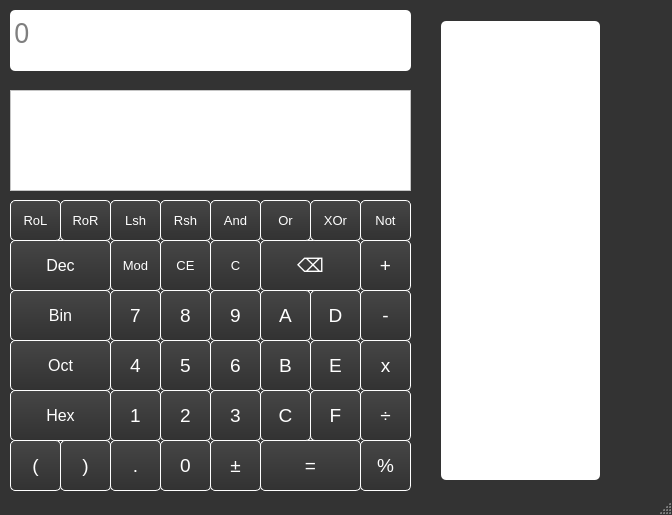
<?xml version="1.0" encoding="UTF-8"?>
<ui version="4.0">
 <class>MainWindow</class>
 <widget class="QMainWindow" name="MainWindow">
  <property name="geometry">
   <rect>
    <x>0</x>
    <y>0</y>
    <width>672</width>
    <height>515</height>
   </rect>
  </property>
  <property name="minimumSize">
   <size>
    <width>420</width>
    <height>515</height>
   </size>
  </property>
  <property name="maximumSize">
   <size>
    <width>16777215</width>
    <height>16777215</height>
   </size>
  </property>
  <property name="font">
   <font>
    <weight>50</weight>
    <bold>false</bold>
   </font>
  </property>
  <property name="cursor">
   <cursorShape>PointingHandCursor</cursorShape>
  </property>
  <property name="windowTitle">
   <string>MainWindow</string>
  </property>
  <property name="windowOpacity">
   <double>1.000000000000000</double>
  </property>
  <property name="autoFillBackground">
   <bool>false</bool>
  </property>
  <property name="styleSheet">
   <string notr="true">QMainWindow#MainWindow{
background-color:#333333;
}

</string>
  </property>
  <widget class="QWidget" name="centralWidget">
   <widget class="QTextBrowser" name="textBrowser">
    <property name="geometry">
     <rect>
      <x>10</x>
      <y>90</y>
      <width>401</width>
      <height>101</height>
     </rect>
    </property>
    <property name="styleSheet">
     <string notr="true">background-color: white;
</string>
    </property>
    <property name="placeholderText">
     <string comment="0" extracomment="0"/>
    </property>
   </widget>
   <widget class="QPushButton" name="Bt_3">
    <property name="geometry">
     <rect>
      <x>210</x>
      <y>390</y>
      <width>51</width>
      <height>51</height>
     </rect>
    </property>
    <property name="mouseTracking">
     <bool>false</bool>
    </property>
    <property name="styleSheet">
     <string notr="true">QPushButton:hover{
background-color:#838383;
}

QPushButton:pressed{
background-color:#383838;
}

QPushButton{
background-color: qlineargradient(spread:pad, x1:0, y1:0, x2:0, y2:1,   stop:0 #464646, stop:1 #323232);
border:1px solid white;
border-radius: 5px;
color:white;
font-size:14pt;
}</string>
    </property>
    <property name="text">
     <string>3</string>
    </property>
   </widget>
   <widget class="QPushButton" name="Bt_1">
    <property name="geometry">
     <rect>
      <x>110</x>
      <y>390</y>
      <width>51</width>
      <height>51</height>
     </rect>
    </property>
    <property name="mouseTracking">
     <bool>false</bool>
    </property>
    <property name="styleSheet">
     <string notr="true">QPushButton:hover{
background-color:#838383;
}

QPushButton:pressed{
background-color:#383838;
}

QPushButton{
background-color: qlineargradient(spread:pad, x1:0, y1:0, x2:0, y2:1,   stop:0 #464646, stop:1 #323232);
border:1px solid white;
border-radius: 5px;
color:white;
font-size:14pt;
}</string>
    </property>
    <property name="text">
     <string>1</string>
    </property>
   </widget>
   <widget class="QPushButton" name="Bt_lsh">
    <property name="geometry">
     <rect>
      <x>110</x>
      <y>200</y>
      <width>51</width>
      <height>41</height>
     </rect>
    </property>
    <property name="mouseTracking">
     <bool>false</bool>
    </property>
    <property name="styleSheet">
     <string notr="true">QPushButton:hover{
background-color:#838383;
}

QPushButton:pressed{
background-color:#383838;
}

QPushButton{
background-color: qlineargradient(spread:pad, x1:0, y1:0, x2:0, y2:1,   stop:0 #464646, stop:1 #323232);
border:1px solid white;
border-radius: 5px;
color:white;
font-size:10pt;
}</string>
    </property>
    <property name="text">
     <string>Lsh</string>
    </property>
   </widget>
   <widget class="QPushButton" name="Bt_B">
    <property name="geometry">
     <rect>
      <x>260</x>
      <y>340</y>
      <width>51</width>
      <height>51</height>
     </rect>
    </property>
    <property name="styleSheet">
     <string notr="true">QPushButton:hover{
background-color:#838383;
}

QPushButton:pressed{
background-color:#383838;
}

QPushButton{
background-color: qlineargradient(spread:pad, x1:0, y1:0, x2:0, y2:1,   stop:0 #464646, stop:1 #323232);
border:1px solid white;
border-radius: 5px;
color:white;
font-size:14pt;
}</string>
    </property>
    <property name="text">
     <string>B</string>
    </property>
   </widget>
   <widget class="QPushButton" name="Bt_percent">
    <property name="geometry">
     <rect>
      <x>360</x>
      <y>440</y>
      <width>51</width>
      <height>51</height>
     </rect>
    </property>
    <property name="mouseTracking">
     <bool>false</bool>
    </property>
    <property name="styleSheet">
     <string notr="true">QPushButton:hover{
background-color:#838383;
}

QPushButton:pressed{
background-color:#383838;
}

QPushButton{
background-color: qlineargradient(spread:pad, x1:0, y1:0, x2:0, y2:1,   stop:0 #464646, stop:1 #323232);
border:1px solid white;
border-radius: 5px;
color:white;
font-size:14pt;
}</string>
    </property>
    <property name="text">
     <string>%</string>
    </property>
   </widget>
   <widget class="QPushButton" name="Bt_E">
    <property name="geometry">
     <rect>
      <x>310</x>
      <y>340</y>
      <width>51</width>
      <height>51</height>
     </rect>
    </property>
    <property name="styleSheet">
     <string notr="true">QPushButton:hover{
background-color:#838383;
}

QPushButton:pressed{
background-color:#383838;
}

QPushButton{
background-color: qlineargradient(spread:pad, x1:0, y1:0, x2:0, y2:1,   stop:0 #464646, stop:1 #323232);
border:1px solid white;
border-radius: 5px;
color:white;
font-size:14pt;
}</string>
    </property>
    <property name="text">
     <string>E</string>
    </property>
   </widget>
   <widget class="QPushButton" name="Bt_oct">
    <property name="geometry">
     <rect>
      <x>10</x>
      <y>340</y>
      <width>101</width>
      <height>51</height>
     </rect>
    </property>
    <property name="mouseTracking">
     <bool>false</bool>
    </property>
    <property name="styleSheet">
     <string notr="true">QPushButton:hover{
background-color:#838383;
}

QPushButton:pressed{
background-color:#383838;
}

QPushButton{
background-color: qlineargradient(spread:pad, x1:0, y1:0, x2:0, y2:1,   stop:0 #464646, stop:1 #323232);
border:1px solid white;
border-radius: 5px;
color:white;
font-size:12pt;
}</string>
    </property>
    <property name="text">
     <string>Oct</string>
    </property>
   </widget>
   <widget class="QPushButton" name="Bt_bin">
    <property name="geometry">
     <rect>
      <x>10</x>
      <y>290</y>
      <width>101</width>
      <height>51</height>
     </rect>
    </property>
    <property name="mouseTracking">
     <bool>false</bool>
    </property>
    <property name="styleSheet">
     <string notr="true">QPushButton:hover{
background-color:#838383;
}

QPushButton:pressed{
background-color:#383838;
}

QPushButton{
background-color: qlineargradient(spread:pad, x1:0, y1:0, x2:0, y2:1,   stop:0 #464646, stop:1 #323232);
border:1px solid white;
border-radius: 5px;
color:white;
font-size:12pt;
}</string>
    </property>
    <property name="text">
     <string>Bin</string>
    </property>
   </widget>
   <widget class="QPushButton" name="Bt_backspace">
    <property name="geometry">
     <rect>
      <x>260</x>
      <y>240</y>
      <width>101</width>
      <height>51</height>
     </rect>
    </property>
    <property name="styleSheet">
     <string notr="true">QPushButton:hover{
background-color:#838383;
}

QPushButton:pressed{
background-color:#383838;
}

QPushButton{
background-color: qlineargradient(spread:pad, x1:0, y1:0, x2:0, y2:1,   stop:0 #464646, stop:1 #323232);
border:1px solid white;
border-radius: 5px;
color:white;
font-size:14pt;
}</string>
    </property>
    <property name="text">
     <string>⌫</string>
    </property>
   </widget>
   <widget class="QPushButton" name="Bt_plus">
    <property name="geometry">
     <rect>
      <x>360</x>
      <y>240</y>
      <width>51</width>
      <height>51</height>
     </rect>
    </property>
    <property name="mouseTracking">
     <bool>false</bool>
    </property>
    <property name="styleSheet">
     <string notr="true">QPushButton:hover{
background-color:#838383;
}

QPushButton:pressed{
background-color:#383838;
}

QPushButton{
background-color: qlineargradient(spread:pad, x1:0, y1:0, x2:0, y2:1,   stop:0 #464646, stop:1 #323232);
border:1px solid white;
border-radius: 5px;
color:white;
font-size:14pt;
}</string>
    </property>
    <property name="text">
     <string>+</string>
    </property>
   </widget>
   <widget class="QPushButton" name="Bt_multiply">
    <property name="geometry">
     <rect>
      <x>360</x>
      <y>340</y>
      <width>51</width>
      <height>51</height>
     </rect>
    </property>
    <property name="mouseTracking">
     <bool>false</bool>
    </property>
    <property name="styleSheet">
     <string notr="true">QPushButton:hover{
background-color:#838383;
}

QPushButton:pressed{
background-color:#383838;
}

QPushButton{
background-color: qlineargradient(spread:pad, x1:0, y1:0, x2:0, y2:1,   stop:0 #464646, stop:1 #323232);
border:1px solid white;
border-radius: 5px;
color:white;
font-size:14pt;
}</string>
    </property>
    <property name="text">
     <string>x</string>
    </property>
   </widget>
   <widget class="QPushButton" name="Bt_hex">
    <property name="geometry">
     <rect>
      <x>10</x>
      <y>390</y>
      <width>101</width>
      <height>51</height>
     </rect>
    </property>
    <property name="mouseTracking">
     <bool>false</bool>
    </property>
    <property name="styleSheet">
     <string notr="true">QPushButton:hover{
background-color:#838383;
}

QPushButton:pressed{
background-color:#383838;
}

QPushButton{
background-color: qlineargradient(spread:pad, x1:0, y1:0, x2:0, y2:1,   stop:0 #464646, stop:1 #323232);
border:1px solid white;
border-radius: 5px;
color:white;
font-size:12pt;
}</string>
    </property>
    <property name="text">
     <string>Hex</string>
    </property>
   </widget>
   <widget class="QPushButton" name="Bt_clear">
    <property name="geometry">
     <rect>
      <x>210</x>
      <y>240</y>
      <width>51</width>
      <height>51</height>
     </rect>
    </property>
    <property name="styleSheet">
     <string notr="true">QPushButton:hover{
background-color:#838383;
}

QPushButton:pressed{
background-color:#383838;
}

QPushButton{
background-color: qlineargradient(spread:pad, x1:0, y1:0, x2:0, y2:1,   stop:0 #464646, stop:1 #323232);
border:1px solid white;
border-radius: 5px;
color:white;
font-size:10pt;
}</string>
    </property>
    <property name="text">
     <string>C</string>
    </property>
   </widget>
   <widget class="QPushButton" name="Bt_not">
    <property name="geometry">
     <rect>
      <x>360</x>
      <y>200</y>
      <width>51</width>
      <height>41</height>
     </rect>
    </property>
    <property name="mouseTracking">
     <bool>false</bool>
    </property>
    <property name="styleSheet">
     <string notr="true">QPushButton:hover{
background-color:#838383;
}

QPushButton:pressed{
background-color:#383838;
}

QPushButton{
background-color: qlineargradient(spread:pad, x1:0, y1:0, x2:0, y2:1,   stop:0 #464646, stop:1 #323232);
border:1px solid white;
border-radius: 5px;
color:white;
font-size:10pt;
}</string>
    </property>
    <property name="text">
     <string>Not</string>
    </property>
   </widget>
   <widget class="QPushButton" name="Bt_2">
    <property name="geometry">
     <rect>
      <x>160</x>
      <y>390</y>
      <width>51</width>
      <height>51</height>
     </rect>
    </property>
    <property name="mouseTracking">
     <bool>false</bool>
    </property>
    <property name="styleSheet">
     <string notr="true">QPushButton:hover{
background-color:#838383;
}

QPushButton:pressed{
background-color:#383838;
}

QPushButton{
background-color: qlineargradient(spread:pad, x1:0, y1:0, x2:0, y2:1,   stop:0 #464646, stop:1 #323232);
border:1px solid white;
border-radius: 5px;
color:white;
font-size:14pt;
}</string>
    </property>
    <property name="text">
     <string>2</string>
    </property>
   </widget>
   <widget class="QPushButton" name="Bt_dec">
    <property name="geometry">
     <rect>
      <x>10</x>
      <y>240</y>
      <width>101</width>
      <height>51</height>
     </rect>
    </property>
    <property name="mouseTracking">
     <bool>false</bool>
    </property>
    <property name="styleSheet">
     <string notr="true">QPushButton:hover{
background-color:#838383;
}

QPushButton:pressed{
background-color:#383838;
}

QPushButton{
background-color: qlineargradient(spread:pad, x1:0, y1:0, x2:0, y2:1,   stop:0 #464646, stop:1 #323232);
border:1px solid white;
border-radius: 5px;
color:white;
font-size:12pt;
}</string>
    </property>
    <property name="text">
     <string>Dec</string>
    </property>
   </widget>
   <widget class="QPushButton" name="Bt_9">
    <property name="geometry">
     <rect>
      <x>210</x>
      <y>290</y>
      <width>51</width>
      <height>51</height>
     </rect>
    </property>
    <property name="mouseTracking">
     <bool>false</bool>
    </property>
    <property name="styleSheet">
     <string notr="true">QPushButton:hover{
background-color:#838383;
}

QPushButton:pressed{
background-color:#383838;
}

QPushButton{
background-color: qlineargradient(spread:pad, x1:0, y1:0, x2:0, y2:1,   stop:0 #464646, stop:1 #323232);
border:1px solid white;
border-radius: 5px;
color:white;
font-size:14pt;
}</string>
    </property>
    <property name="text">
     <string>9</string>
    </property>
   </widget>
   <widget class="QPushButton" name="Bt_rsh">
    <property name="geometry">
     <rect>
      <x>160</x>
      <y>200</y>
      <width>51</width>
      <height>41</height>
     </rect>
    </property>
    <property name="mouseTracking">
     <bool>false</bool>
    </property>
    <property name="styleSheet">
     <string notr="true">QPushButton:hover{
background-color:#838383;
}

QPushButton:pressed{
background-color:#383838;
}

QPushButton{
background-color: qlineargradient(spread:pad, x1:0, y1:0, x2:0, y2:1,   stop:0 #464646, stop:1 #323232);
border:1px solid white;
border-radius: 5px;
color:white;
font-size:10pt;
}</string>
    </property>
    <property name="text">
     <string>Rsh</string>
    </property>
   </widget>
   <widget class="QPushButton" name="Bt_dot">
    <property name="geometry">
     <rect>
      <x>110</x>
      <y>440</y>
      <width>51</width>
      <height>51</height>
     </rect>
    </property>
    <property name="mouseTracking">
     <bool>false</bool>
    </property>
    <property name="styleSheet">
     <string notr="true">QPushButton:hover{
background-color:#838383;
}

QPushButton:pressed{
background-color:#383838;
}

QPushButton{
background-color: qlineargradient(spread:pad, x1:0, y1:0, x2:0, y2:1,   stop:0 #464646, stop:1 #323232);
border:1px solid white;
border-radius: 5px;
color:white;
font-size:14pt;
}</string>
    </property>
    <property name="text">
     <string>.</string>
    </property>
   </widget>
   <widget class="QPushButton" name="Bt_6">
    <property name="geometry">
     <rect>
      <x>210</x>
      <y>340</y>
      <width>51</width>
      <height>51</height>
     </rect>
    </property>
    <property name="mouseTracking">
     <bool>false</bool>
    </property>
    <property name="styleSheet">
     <string notr="true">QPushButton:hover{
background-color:#838383;
}

QPushButton:pressed{
background-color:#383838;
}

QPushButton{
background-color: qlineargradient(spread:pad, x1:0, y1:0, x2:0, y2:1,   stop:0 #464646, stop:1 #323232);
border:1px solid white;
border-radius: 5px;
color:white;
font-size:14pt;
}</string>
    </property>
    <property name="text">
     <string>6</string>
    </property>
   </widget>
   <widget class="QPushButton" name="Bt_close_brac">
    <property name="geometry">
     <rect>
      <x>60</x>
      <y>440</y>
      <width>51</width>
      <height>51</height>
     </rect>
    </property>
    <property name="styleSheet">
     <string notr="true">QPushButton:hover{
background-color:#838383;
}

QPushButton:pressed{
background-color:#383838;
}

QPushButton{
background-color: qlineargradient(spread:pad, x1:0, y1:0, x2:0, y2:1,   stop:0 #464646, stop:1 #323232);
border:1px solid white;
border-radius: 5px;
color:white;
font-size:14pt;
}</string>
    </property>
    <property name="text">
     <string>)</string>
    </property>
   </widget>
   <widget class="QPushButton" name="Bt_minus">
    <property name="geometry">
     <rect>
      <x>360</x>
      <y>290</y>
      <width>51</width>
      <height>51</height>
     </rect>
    </property>
    <property name="mouseTracking">
     <bool>false</bool>
    </property>
    <property name="styleSheet">
     <string notr="true">QPushButton:hover{
background-color:#838383;
}

QPushButton:pressed{
background-color:#383838;
}

QPushButton{
background-color: qlineargradient(spread:pad, x1:0, y1:0, x2:0, y2:1,   stop:0 #464646, stop:1 #323232);
border:1px solid white;
border-radius: 5px;
color:white;
font-size:14pt;
}</string>
    </property>
    <property name="text">
     <string>-</string>
    </property>
   </widget>
   <widget class="QPushButton" name="Bt_7">
    <property name="geometry">
     <rect>
      <x>110</x>
      <y>290</y>
      <width>51</width>
      <height>51</height>
     </rect>
    </property>
    <property name="mouseTracking">
     <bool>false</bool>
    </property>
    <property name="styleSheet">
     <string notr="true">QPushButton:hover{
background-color:#838383;
}

QPushButton:pressed{
background-color:#383838;
}

QPushButton{
background-color: qlineargradient(spread:pad, x1:0, y1:0, x2:0, y2:1,   stop:0 #464646, stop:1 #323232);
border:1px solid white;
border-radius: 5px;
color:white;
font-size:14pt;
}</string>
    </property>
    <property name="text">
     <string>7</string>
    </property>
   </widget>
   <widget class="QPushButton" name="Bt_0">
    <property name="geometry">
     <rect>
      <x>160</x>
      <y>440</y>
      <width>51</width>
      <height>51</height>
     </rect>
    </property>
    <property name="mouseTracking">
     <bool>false</bool>
    </property>
    <property name="styleSheet">
     <string notr="true">QPushButton:hover{
background-color:#838383;
}

QPushButton:pressed{
background-color:#383838;
}

QPushButton{
background-color: qlineargradient(spread:pad, x1:0, y1:0, x2:0, y2:1,   stop:0 #464646, stop:1 #323232);
border:1px solid white;
border-radius: 5px;
color:white;
font-size:14pt;
}</string>
    </property>
    <property name="text">
     <string>0</string>
    </property>
   </widget>
   <widget class="QPushButton" name="Bt_RoR">
    <property name="geometry">
     <rect>
      <x>60</x>
      <y>200</y>
      <width>51</width>
      <height>41</height>
     </rect>
    </property>
    <property name="mouseTracking">
     <bool>false</bool>
    </property>
    <property name="styleSheet">
     <string notr="true">QPushButton:hover{
background-color:#838383;
}

QPushButton:pressed{
background-color:#383838;
}

QPushButton{
background-color: qlineargradient(spread:pad, x1:0, y1:0, x2:0, y2:1,   stop:0 #464646, stop:1 #323232);
border:1px solid white;
border-radius: 5px;
color:white;
font-size:10pt;
}</string>
    </property>
    <property name="text">
     <string>RoR</string>
    </property>
   </widget>
   <widget class="QPushButton" name="Bt_mod">
    <property name="geometry">
     <rect>
      <x>110</x>
      <y>240</y>
      <width>51</width>
      <height>51</height>
     </rect>
    </property>
    <property name="styleSheet">
     <string notr="true">QPushButton:hover{
background-color:#838383;
}

QPushButton:pressed{
background-color:#383838;
}

QPushButton{
background-color: qlineargradient(spread:pad, x1:0, y1:0, x2:0, y2:1,   stop:0 #464646, stop:1 #323232);
border:1px solid white;
border-radius: 5px;
color:white;
font-size:10pt;
}</string>
    </property>
    <property name="text">
     <string>Mod</string>
    </property>
   </widget>
   <widget class="QPushButton" name="Bt_4">
    <property name="geometry">
     <rect>
      <x>110</x>
      <y>340</y>
      <width>51</width>
      <height>51</height>
     </rect>
    </property>
    <property name="mouseTracking">
     <bool>false</bool>
    </property>
    <property name="styleSheet">
     <string notr="true">QPushButton:hover{
background-color:#838383;
}

QPushButton:pressed{
background-color:#383838;
}

QPushButton{
background-color: qlineargradient(spread:pad, x1:0, y1:0, x2:0, y2:1,   stop:0 #464646, stop:1 #323232);
border:1px solid white;
border-radius: 5px;
color:white;
font-size:14pt;
}</string>
    </property>
    <property name="text">
     <string>4</string>
    </property>
   </widget>
   <widget class="QPushButton" name="Bt_F">
    <property name="geometry">
     <rect>
      <x>310</x>
      <y>390</y>
      <width>51</width>
      <height>51</height>
     </rect>
    </property>
    <property name="styleSheet">
     <string notr="true">QPushButton:hover{
background-color:#838383;
}

QPushButton:pressed{
background-color:#383838;
}

QPushButton{
background-color: qlineargradient(spread:pad, x1:0, y1:0, x2:0, y2:1,   stop:0 #464646, stop:1 #323232);
border:1px solid white;
border-radius: 5px;
color:white;
font-size:14pt;
}</string>
    </property>
    <property name="text">
     <string>F</string>
    </property>
   </widget>
   <widget class="QPushButton" name="Bt_8">
    <property name="geometry">
     <rect>
      <x>160</x>
      <y>290</y>
      <width>51</width>
      <height>51</height>
     </rect>
    </property>
    <property name="mouseTracking">
     <bool>false</bool>
    </property>
    <property name="styleSheet">
     <string notr="true">QPushButton:hover{
background-color:#838383;
}

QPushButton:pressed{
background-color:#383838;
}

QPushButton{
background-color: qlineargradient(spread:pad, x1:0, y1:0, x2:0, y2:1,   stop:0 #464646, stop:1 #323232);
border:1px solid white;
border-radius: 5px;
color:white;
font-size:14pt;
}</string>
    </property>
    <property name="text">
     <string>8</string>
    </property>
   </widget>
   <widget class="QPushButton" name="Bt_D">
    <property name="geometry">
     <rect>
      <x>310</x>
      <y>290</y>
      <width>51</width>
      <height>51</height>
     </rect>
    </property>
    <property name="styleSheet">
     <string notr="true">QPushButton:hover{
background-color:#838383;
}

QPushButton:pressed{
background-color:#383838;
}

QPushButton{
background-color: qlineargradient(spread:pad, x1:0, y1:0, x2:0, y2:1,   stop:0 #464646, stop:1 #323232);
border:1px solid white;
border-radius: 5px;
color:white;
font-size:14pt;
}</string>
    </property>
    <property name="text">
     <string>D</string>
    </property>
   </widget>
   <widget class="QPushButton" name="Bt_divide">
    <property name="geometry">
     <rect>
      <x>360</x>
      <y>390</y>
      <width>51</width>
      <height>51</height>
     </rect>
    </property>
    <property name="mouseTracking">
     <bool>false</bool>
    </property>
    <property name="styleSheet">
     <string notr="true">QPushButton:hover{
background-color:#838383;
}

QPushButton:pressed{
background-color:#383838;
}

QPushButton{
background-color: qlineargradient(spread:pad, x1:0, y1:0, x2:0, y2:1,   stop:0 #464646, stop:1 #323232);
border:1px solid white;
border-radius: 5px;
color:white;
font-size:14pt;
}</string>
    </property>
    <property name="text">
     <string>÷</string>
    </property>
   </widget>
   <widget class="QPushButton" name="Bt_plus_minus">
    <property name="geometry">
     <rect>
      <x>210</x>
      <y>440</y>
      <width>51</width>
      <height>51</height>
     </rect>
    </property>
    <property name="mouseTracking">
     <bool>false</bool>
    </property>
    <property name="styleSheet">
     <string notr="true">QPushButton:hover{
background-color:#838383;
}

QPushButton:pressed{
background-color:#383838;
}

QPushButton{
background-color: qlineargradient(spread:pad, x1:0, y1:0, x2:0, y2:1,   stop:0 #464646, stop:1 #323232);
border:1px solid white;
border-radius: 5px;
color:white;
font-size:14pt;
}</string>
    </property>
    <property name="text">
     <string>±</string>
    </property>
   </widget>
   <widget class="QPushButton" name="Bt_or">
    <property name="geometry">
     <rect>
      <x>260</x>
      <y>200</y>
      <width>51</width>
      <height>41</height>
     </rect>
    </property>
    <property name="mouseTracking">
     <bool>false</bool>
    </property>
    <property name="styleSheet">
     <string notr="true">QPushButton:hover{
background-color:#838383;
}

QPushButton:pressed{
background-color:#383838;
}

QPushButton{
background-color: qlineargradient(spread:pad, x1:0, y1:0, x2:0, y2:1,   stop:0 #464646, stop:1 #323232);
border:1px solid white;
border-radius: 5px;
color:white;
font-size:10pt;
}</string>
    </property>
    <property name="text">
     <string>Or</string>
    </property>
   </widget>
   <widget class="QPushButton" name="Bt_A">
    <property name="geometry">
     <rect>
      <x>260</x>
      <y>290</y>
      <width>51</width>
      <height>51</height>
     </rect>
    </property>
    <property name="styleSheet">
     <string notr="true">QPushButton:hover{
background-color:#838383;
}

QPushButton:pressed{
background-color:#383838;
}

QPushButton{
background-color: qlineargradient(spread:pad, x1:0, y1:0, x2:0, y2:1,   stop:0 #464646, stop:1 #323232);
border:1px solid white;
border-radius: 5px;
color:white;
font-size:14pt;
}</string>
    </property>
    <property name="text">
     <string>A</string>
    </property>
   </widget>
   <widget class="QPushButton" name="Bt_5">
    <property name="geometry">
     <rect>
      <x>160</x>
      <y>340</y>
      <width>51</width>
      <height>51</height>
     </rect>
    </property>
    <property name="mouseTracking">
     <bool>false</bool>
    </property>
    <property name="styleSheet">
     <string notr="true">QPushButton:hover{
background-color:#838383;
}

QPushButton:pressed{
background-color:#383838;
}

QPushButton{
background-color: qlineargradient(spread:pad, x1:0, y1:0, x2:0, y2:1,   stop:0 #464646, stop:1 #323232);
border:1px solid white;
border-radius: 5px;
color:white;
font-size:14pt;
}</string>
    </property>
    <property name="text">
     <string>5</string>
    </property>
   </widget>
   <widget class="QPushButton" name="Bt_xor">
    <property name="geometry">
     <rect>
      <x>310</x>
      <y>200</y>
      <width>51</width>
      <height>41</height>
     </rect>
    </property>
    <property name="mouseTracking">
     <bool>false</bool>
    </property>
    <property name="styleSheet">
     <string notr="true">QPushButton:hover{
background-color:#838383;
}

QPushButton:pressed{
background-color:#383838;
}

QPushButton{
background-color: qlineargradient(spread:pad, x1:0, y1:0, x2:0, y2:1,   stop:0 #464646, stop:1 #323232);
border:1px solid white;
border-radius: 5px;
color:white;
font-size:10pt;
}</string>
    </property>
    <property name="text">
     <string>XOr</string>
    </property>
   </widget>
   <widget class="QPushButton" name="Bt_equals">
    <property name="geometry">
     <rect>
      <x>260</x>
      <y>440</y>
      <width>101</width>
      <height>51</height>
     </rect>
    </property>
    <property name="mouseTracking">
     <bool>false</bool>
    </property>
    <property name="styleSheet">
     <string notr="true">QPushButton:hover{
background-color:#838383;
}

QPushButton:pressed{
background-color:#383838;
}

QPushButton{
background-color: qlineargradient(spread:pad, x1:0, y1:0, x2:0, y2:1,   stop:0 #464646, stop:1 #323232);
border:1px solid white;
border-radius: 5px;
color:white;
font-size:14pt;
}</string>
    </property>
    <property name="text">
     <string>=</string>
    </property>
   </widget>
   <widget class="QPushButton" name="Bt_C">
    <property name="geometry">
     <rect>
      <x>260</x>
      <y>390</y>
      <width>51</width>
      <height>51</height>
     </rect>
    </property>
    <property name="styleSheet">
     <string notr="true">QPushButton:hover{
background-color:#838383;
}

QPushButton:pressed{
background-color:#383838;
}

QPushButton{
background-color: qlineargradient(spread:pad, x1:0, y1:0, x2:0, y2:1,   stop:0 #464646, stop:1 #323232);
border:1px solid white;
border-radius: 5px;
color:white;
font-size:14pt;
}</string>
    </property>
    <property name="text">
     <string>C</string>
    </property>
   </widget>
   <widget class="QPushButton" name="Bt_RoL">
    <property name="geometry">
     <rect>
      <x>10</x>
      <y>200</y>
      <width>51</width>
      <height>41</height>
     </rect>
    </property>
    <property name="mouseTracking">
     <bool>false</bool>
    </property>
    <property name="styleSheet">
     <string notr="true">QPushButton:hover{
background-color:#838383;
}

QPushButton:pressed{
background-color:#383838;
}

QPushButton{
background-color: qlineargradient(spread:pad, x1:0, y1:0, x2:0, y2:1,   stop:0 #464646, stop:1 #323232);
border:1px solid white;
border-radius: 5px;
color:white;
font-size:10pt;
}</string>
    </property>
    <property name="text">
     <string>RoL</string>
    </property>
   </widget>
   <widget class="QPushButton" name="Bt_erase">
    <property name="geometry">
     <rect>
      <x>160</x>
      <y>240</y>
      <width>51</width>
      <height>51</height>
     </rect>
    </property>
    <property name="styleSheet">
     <string notr="true">QPushButton:hover{
background-color:#838383;
}

QPushButton:pressed{
background-color:#383838;
}

QPushButton{
background-color: qlineargradient(spread:pad, x1:0, y1:0, x2:0, y2:1,   stop:0 #464646, stop:1 #323232);
border:1px solid white;
border-radius: 5px;
color:white;
font-size:10pt;
}</string>
    </property>
    <property name="text">
     <string>CE</string>
    </property>
   </widget>
   <widget class="QPushButton" name="Bt_open_brac">
    <property name="geometry">
     <rect>
      <x>10</x>
      <y>440</y>
      <width>51</width>
      <height>51</height>
     </rect>
    </property>
    <property name="styleSheet">
     <string notr="true">QPushButton:hover{
background-color:#838383;
}

QPushButton:pressed{
background-color:#383838;
}

QPushButton{
background-color: qlineargradient(spread:pad, x1:0, y1:0, x2:0, y2:1,   stop:0 #464646, stop:1 #323232);
border:1px solid white;
border-radius: 5px;
color:white;
font-size:14pt;
}</string>
    </property>
    <property name="text">
     <string>(</string>
    </property>
   </widget>
   <widget class="QPushButton" name="Bt_and">
    <property name="geometry">
     <rect>
      <x>210</x>
      <y>200</y>
      <width>51</width>
      <height>41</height>
     </rect>
    </property>
    <property name="mouseTracking">
     <bool>false</bool>
    </property>
    <property name="styleSheet">
     <string notr="true">QPushButton:hover{
background-color:#838383;
}

QPushButton:pressed{
background-color:#383838;
}

QPushButton{
background-color: qlineargradient(spread:pad, x1:0, y1:0, x2:0, y2:1,   stop:0 #464646, stop:1 #323232);
border:1px solid white;
border-radius: 5px;
color:white;
font-size:10pt;
}</string>
    </property>
    <property name="text">
     <string>And</string>
    </property>
   </widget>
   <widget class="QTextBrowser" name="Screen">
    <property name="geometry">
     <rect>
      <x>10</x>
      <y>10</y>
      <width>401</width>
      <height>61</height>
     </rect>
    </property>
    <property name="font">
     <font>
      <family>Euclid</family>
      <pointsize>20</pointsize>
      <weight>50</weight>
      <italic>false</italic>
      <bold>false</bold>
     </font>
    </property>
    <property name="styleSheet">
     <string notr="true">background-color: white;
color:black;
border-radius:5px;
font: 20pt &quot;Euclid&quot;</string>
    </property>
    <property name="tabStopDistance">
     <double>80.000000000000000</double>
    </property>
    <property name="placeholderText">
     <string>0</string>
    </property>
   </widget>
   <widget class="QWidget" name="verticalLayoutWidget">
    <property name="geometry">
     <rect>
      <x>430</x>
      <y>10</y>
      <width>181</width>
      <height>481</height>
     </rect>
    </property>
    <layout class="QVBoxLayout" name="verticalLayout">
     <item>
      <widget class="QTextBrowser" name="textBrowser_2">
       <property name="styleSheet">
        <string notr="true">background-color: white;
color:black;
border-radius:5px;
font: 10pt &quot;Euclid&quot;</string>
       </property>
       <property name="placeholderText">
        <string/>
       </property>
      </widget>
     </item>
    </layout>
   </widget>
  </widget>
  <widget class="QStatusBar" name="statusBar">
   <property name="enabled">
    <bool>true</bool>
   </property>
   <property name="contextMenuPolicy">
    <enum>Qt::DefaultContextMenu</enum>
   </property>
   <property name="sizeGripEnabled">
    <bool>true</bool>
   </property>
  </widget>
 </widget>
 <layoutdefault spacing="6" margin="11"/>
 <resources/>
 <connections/>
</ui>
